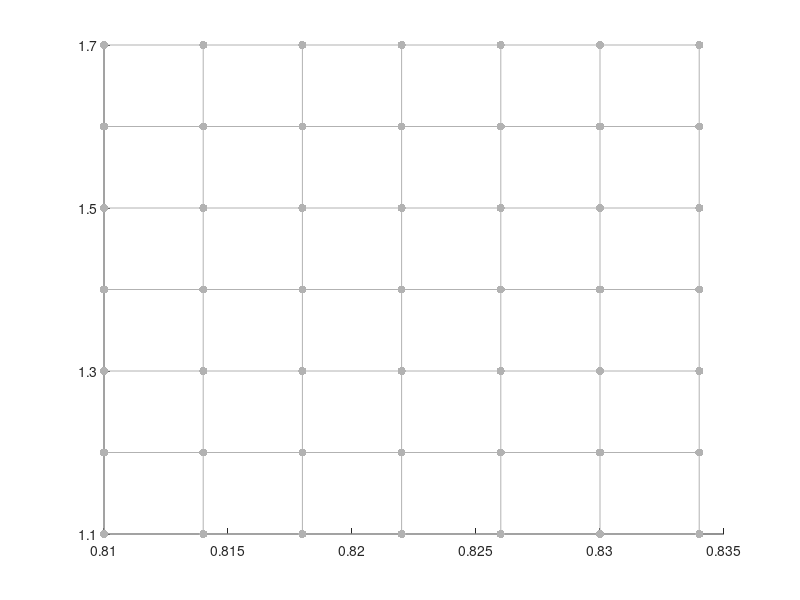

The MATLAB source for this figure: (Note: this script raises an error after producing the figure.)

function figure_grids_Dec18

c=[.7 .7 .7];
%[centerEE,centerFA,radius]=draw_genotype_radius_1215(0.826,1.4157,0,3,'b');
vary_fu=[.814,.815,.817,.818,.819,.820,.822,.825,.826,.830,.834,.835,.838,.842,.845];
GenotypeGrid_fu=[.810,.811,.814,.817,.82,.822,.826,.83,.834];%,.838,.842,.845];
GenotypeGrid_fu=.810:.004:.834;
GenotypeGrid_FT=[1.1:.1:1.7];
size(GenotypeGrid_fu,2)*size(GenotypeGrid_FT,2)
f=11;
figure(f)
for i=1:size(GenotypeGrid_fu,2)
    for j=1:size(GenotypeGrid_FT,2) 
        GenotypeGrid_fu(i)
        GenotypeGrid_FT(j)
        scatter(GenotypeGrid_fu(i),GenotypeGrid_FT(j),'filled','MarkerFaceColor',c)
        hold on
    end
end
figure(f)
for i=1:(size(GenotypeGrid_fu,2)-1)
    for j=1:size(GenotypeGrid_FT,2) 
        line([GenotypeGrid_fu(i),GenotypeGrid_fu(i+1)],[GenotypeGrid_FT(j),GenotypeGrid_FT(j)],'Color',c)
        hold on
    end
end
for i=1:size(GenotypeGrid_fu,2)
    for j=1:(size(GenotypeGrid_FT,2)-1) 
        line([GenotypeGrid_fu(i),GenotypeGrid_fu(i)],[GenotypeGrid_FT(j),GenotypeGrid_FT(j+1)],'Color',c)
        hold on
    end
end
set(gca,'YTick',[1.1:.2:1.7])

draw_LALIspace_Dec18(f,'k');
xlim([.806,.838])
ylim([1.01,1.79])
box on
set(gca,'FontSize',22)
xlabel('Activation Rate fu')
ylabel('Threshold Relative to Mean')
axis square




figure(102)
f=102;
PhenotypeMatrix=zeros(size(GenotypeGrid_fu,2),size(GenotypeGrid_FT,2));
PhenotypeMatrix(:,:,1) =[0.5590    0.5449    0.5362    0.5221    0.5108    0.5019    0.4880
    0.6795    0.6637    0.6521    0.6345    0.6234    0.6112    0.6007
    0.7740    0.7570    0.7421    0.7236    0.7123    0.6970    0.6830
    0.8607    0.8426    0.8264    0.8095    0.7968    0.7769    0.7580
    0.9144    0.9039    0.8902    0.8652    0.8471    0.8232    0.8034
    0.9429    0.9380    0.9258    0.9064    0.8862    0.8652    0.8389
    0.9319    0.9436    0.9340    0.9141    0.8937    0.8705    0.8406];
PhenotypeMatrix(:,:,2) =[0.7349    0.5974    0.4696    0.3492    0.2355    0.1273    0.0247
    0.8427    0.6919    0.5499    0.4140    0.2861    0.1660    0.0518
    0.9613    0.7904    0.6279    0.4756    0.3319    0.1950    0.0652
    1.0837    0.8884    0.7025    0.5272    0.3612    0.2040    0.0544
    1.2059    0.9765    0.7582    0.5507    0.3557    0.1713   -0.0020
    1.3374    1.0625    0.7993    0.5481    0.3119    0.0912   -0.1130
    1.4351    1.0955    0.7707    0.4632    0.1776   -0.0845   -0.3225];

% Make PhenotypeMatrix
% count=0;
% PhenotypeMatrix=zeros(size(GenotypeGrid_fu,2),size(GenotypeGrid_FT,2),2);
% for i=1:size(GenotypeGrid_fu,2)
%     for j=1:size(GenotypeGrid_FT,2) 
%         count=count+1
%         fu=GenotypeGrid_fu(i);
%         FT=GenotypeGrid_FT(j);
%         [centerEE,centerFA,radius]=draw_genotype_radius_1215(fu,FT,0,f,'b');
%         PhenotypeMatrix(i,j,1)=centerEE;
%         PhenotypeMatrix(i,j,2)=centerFA;
%         hold on
%     end
% end
figure(107)
for i=1:size(GenotypeGrid_fu,2)
    for j=1:size(GenotypeGrid_FT,2) 
        scatter(PhenotypeMatrix(i,j,1),PhenotypeMatrix(i,j,2),'filled','MarkerFaceColor',c)
        hold on
    end
end

for i=1:(size(GenotypeGrid_fu,2)-1)
    for j=1:size(GenotypeGrid_FT,2) 
        line([PhenotypeMatrix(i,j,1),PhenotypeMatrix(i+1,j,1)],[PhenotypeMatrix(i,j,2),PhenotypeMatrix(i+1,j,2)],'Color',c)
        hold on
    end
end
for i=1:(size(GenotypeGrid_fu,2))
    for j=1:(size(GenotypeGrid_FT,2)-1) 
        line([PhenotypeMatrix(i,j,1),PhenotypeMatrix(i,j+1,1)],[PhenotypeMatrix(i,j,2),PhenotypeMatrix(i,j+1,2)],'Color',c)
        hold on
    end
end

[Xmin,Xmax,Xm,Xticks,Ymin,Ymax,Ym,Yticks]=draw_natural_phenotypes_Dec18(.0,'k')

y=4;%'FA'
Yticks=0.15:0.05:.45;
%Yticks=0.2:0.1:.4;
Yticks2=Ym*(Yticks-Ymax)+1;
set(gca,'YTick',Yticks2)
set(gca,'YTickLabel',Yticks)
xlim([.4,1.1])
ylim([-.5,1.6])

